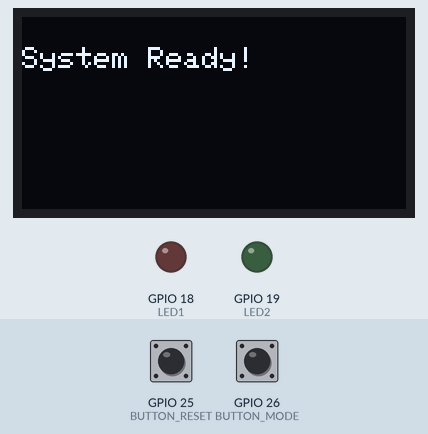
Bench run of a program on a simulated ESP32. Parts: 128×64 one-colour display, output pins drawn as LEDs (lit = HIGH). The inputs (shaded band) are chosen by the test bench; at power-on: GPIO 26 (BUTTON_MODE) HIGH, GPIO 25 (BUTTON_RESET) HIGH.

Above: at 1.2 s.
1.3 s: GPIO 26 (BUTTON_MODE) pulled LOW for 0.15 s
At 1.75 s:
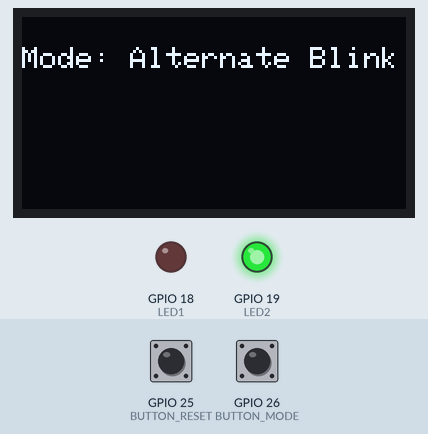
2.0 s: GPIO 25 (BUTTON_RESET) pulled LOW for 0.15 s
At 3.2 s:
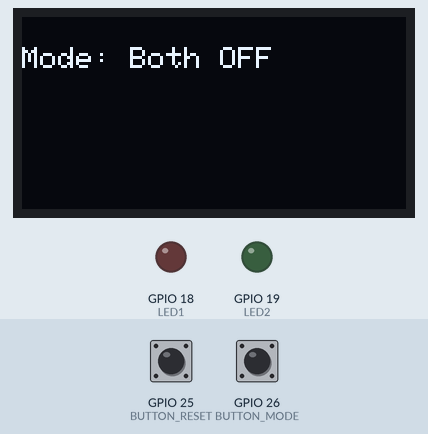
3.6 s: GPIO 26 (BUTTON_MODE) pulled LOW for 1 s
At 3.99 s:
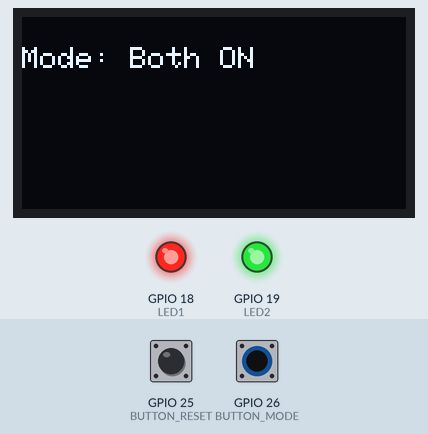
5.2 s: GPIO 26 (BUTTON_MODE) pulled LOW for 0.15 s
At 5.7 s:
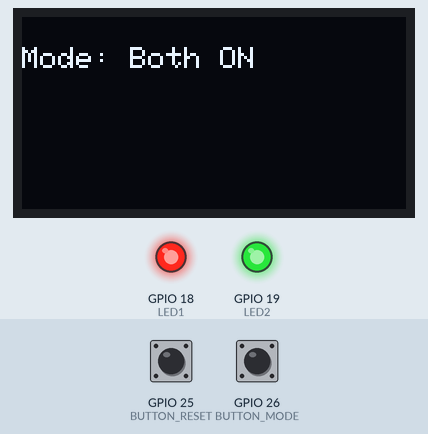
6.8 s: GPIO 25 (BUTTON_RESET) pulled LOW for 1 s
At 8.1 s:
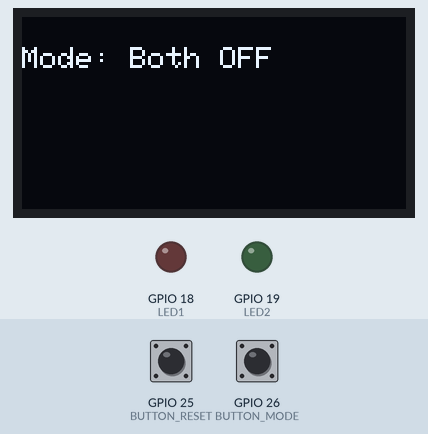
Timing chart, 0 to 9.8 s (numbered marks = the images above; inputs shaded):
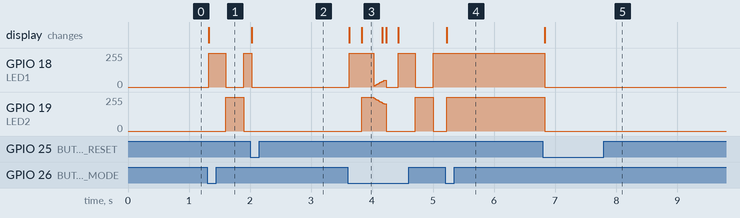

Measured:
- after the input at 1.3 s, GPIO 18 (LED1): 0/255 → 255/255 at once, → 0/255 0.27 s later, → 255/255 0.30 s later; GPIO 19 (LED2): 0/255 → 255/255 after 0.30 s, → 0/255 0.30 s later; the display: changes at once (image 1)
- after the input at 2.0 s, GPIO 19 (LED2): stops changing and stays 0/255; the display: changes at once (image 2)
- after the input at 3.6 s, GPIO 19 (LED2): ramps from 255/255 to 0/255 and jumps back, once every 0.88 s; the display: first changes at once (image 3 shows a later state)
- after the input at 5.2 s, GPIO 18 (LED1): stops changing and stays 255/255; the display: changes at once (image 4)
- after the input at 6.8 s, GPIO 18 (LED1), GPIO 19 (LED2): 255/255 → 0/255 at once; the display: changes at once (image 5)

The program:

main.cpp
```cpp
// Assignment1-1275
// Task A - LED ON, OFF, BLINK, FADE
// IOT Fall 2025
// Name : Rabia Naseer              Reg#: 23-NTU-CS-1275

#include <Wire.h>
#include <Adafruit_GFX.h>
#include <Adafruit_SSD1306.h>

// --- Display Configuration ---
#define SCREEN_WIDTH 128
#define SCREEN_HEIGHT 64
Adafruit_SSD1306 display(SCREEN_WIDTH, SCREEN_HEIGHT, &Wire, -1);

// --- Pin Configuration ---
#define BUTTON_MODE 26  // D26 for Mode Cycle
#define BUTTON_RESET 25 // D25 for Reset
#define LED1 18         // D18 for LED1
#define LED2 19         // D19 for LED2

// --- LEDC (PWM) Setup ---
const int freq = 5000;          // PWM frequency (Hz)
const int ledChannel1 = 0;      // LEDC channel for LED1
const int ledChannel2 = 1;      // LEDC channel for LED2
const int resolution = 8;       // 8-bit resolution (0–255)
const int MAX_DUTY_CYCLE = 255; // Max duty cycle

// --- Variables ---
int mode = 0;

unsigned long lastDebounce = 0;
const int debounceDelay = 200;

unsigned long lastBlinkTime = 0;
const unsigned long blinkInterval = 300; // 300 ms blink

unsigned long lastFadeTime = 0;
const unsigned long fadeInterval = 20; // 20 ms fade step

bool ledState = HIGH;
int brightness = 0;
int fadeDirection = 5;

// --- Function Declarations ---
void handleModes(unsigned long currentMillis);
void updateDisplay();

void setup()
{
  pinMode(BUTTON_MODE, INPUT_PULLUP);
  pinMode(BUTTON_RESET, INPUT_PULLUP);

  // --- LEDC Setup ---
  ledcSetup(ledChannel1, freq, resolution);
  ledcAttachPin(LED1, ledChannel1);

  ledcSetup(ledChannel2, freq, resolution);
  ledcAttachPin(LED2, ledChannel2);

  // --- Display Setup ---
  display.begin(SSD1306_SWITCHCAPVCC, 0x3C);
  display.clearDisplay();
  display.setTextSize(1);
  display.setTextColor(WHITE);
  display.setCursor(0, 10);
  display.println("System Ready!");
  display.display();

  // Initial state: both LEDs OFF
  ledcWrite(ledChannel1, 0);
  ledcWrite(ledChannel2, 0);
}

void loop()
{
  unsigned long currentMillis = millis();

  // --- Mode Button Handling ---
  if (digitalRead(BUTTON_MODE) == LOW && currentMillis - lastDebounce > debounceDelay)
  {
    mode = (mode + 1) % 4; // Cycle through 4 modes

    // Reset variables for new mode
    ledState = HIGH;
    brightness = 0;
    fadeDirection = 5;

    updateDisplay();

    // Execute immediately for static modes
    if (mode == 0 || mode == 2)
      handleModes(currentMillis);

    lastDebounce = currentMillis;
  }

  // --- Reset Button Handling ---
  if (digitalRead(BUTTON_RESET) == LOW && currentMillis - lastDebounce > debounceDelay)
  {
    mode = 0;
    updateDisplay();

    // Turn both LEDs OFF
    ledcWrite(ledChannel1, 0);
    ledcWrite(ledChannel2, 0);

    lastDebounce = currentMillis;
  }

  // --- Mode Execution ---
  handleModes(currentMillis);
}

void handleModes(unsigned long currentMillis)
{
  switch (mode)
  {
  case 0: // Both OFF
    ledcWrite(ledChannel1, 0);
    ledcWrite(ledChannel2, 0);
    break;

  case 1: // Alternate Blink
    if (currentMillis - lastBlinkTime >= blinkInterval)
    {
      lastBlinkTime = currentMillis;

      if (ledState == HIGH)
      {
        ledcWrite(ledChannel1, MAX_DUTY_CYCLE);
        ledcWrite(ledChannel2, 0);
        ledState = LOW;
      }
      else
      {
        ledcWrite(ledChannel1, 0);
        ledcWrite(ledChannel2, MAX_DUTY_CYCLE);
        ledState = HIGH;
      }
    }
    break;

  case 2: // Both ON
    ledcWrite(ledChannel1, MAX_DUTY_CYCLE);
    ledcWrite(ledChannel2, MAX_DUTY_CYCLE);
    break;

  case 3: // PWM Fade
    if (currentMillis - lastFadeTime >= fadeInterval)
    {
      lastFadeTime = currentMillis;
      brightness += fadeDirection;

      // Reverse direction at limits
      if (brightness <= 0 || brightness >= MAX_DUTY_CYCLE)
      {
        fadeDirection = -fadeDirection;
        brightness = constrain(brightness, 0, MAX_DUTY_CYCLE);
      }

      // Opposite fade for two LEDs
      ledcWrite(ledChannel1, brightness);
      ledcWrite(ledChannel2, MAX_DUTY_CYCLE - brightness);
    }
    break;
  }
}

void updateDisplay()
{
  display.clearDisplay();
  display.setCursor(0, 10);
  display.print("Mode: ");

  switch (mode)
  {
  case 0:
    display.println("Both OFF");
    break;
  case 1:
    display.println("Alternate Blink");
    break;
  case 2:
    display.println("Both ON");
    break;
  case 3:
    display.println("PWM Fade");
    break;
  }

  display.display();
}
```
